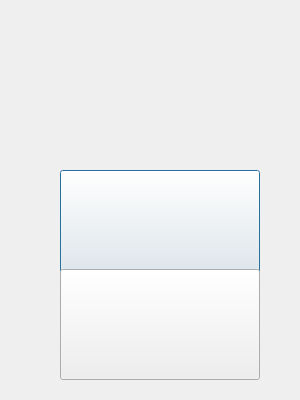
<?xml version="1.0" encoding="UTF-8"?>
<ui version="4.0">
 <class>Dialogwin</class>
 <widget class="QDialog" name="Dialogwin">
  <property name="geometry">
   <rect>
    <x>0</x>
    <y>0</y>
    <width>300</width>
    <height>400</height>
   </rect>
  </property>
  <property name="windowTitle">
   <string>植此青绿小游戏</string>
  </property>
  <widget class="QLabel" name="labelbg">
   <property name="geometry">
    <rect>
     <x>0</x>
     <y>0</y>
     <width>300</width>
     <height>400</height>
    </rect>
   </property>
   <property name="text">
    <string/>
   </property>
  </widget>
  <widget class="QPushButton" name="btnselect">
   <property name="geometry">
    <rect>
     <x>60</x>
     <y>170</y>
     <width>200</width>
     <height>120</height>
    </rect>
   </property>
   <property name="text">
    <string/>
   </property>
  </widget>
  <widget class="QPushButton" name="btnnext">
   <property name="geometry">
    <rect>
     <x>60</x>
     <y>269</y>
     <width>200</width>
     <height>111</height>
    </rect>
   </property>
   <property name="text">
    <string/>
   </property>
  </widget>
 </widget>
 <resources/>
 <connections/>
</ui>
